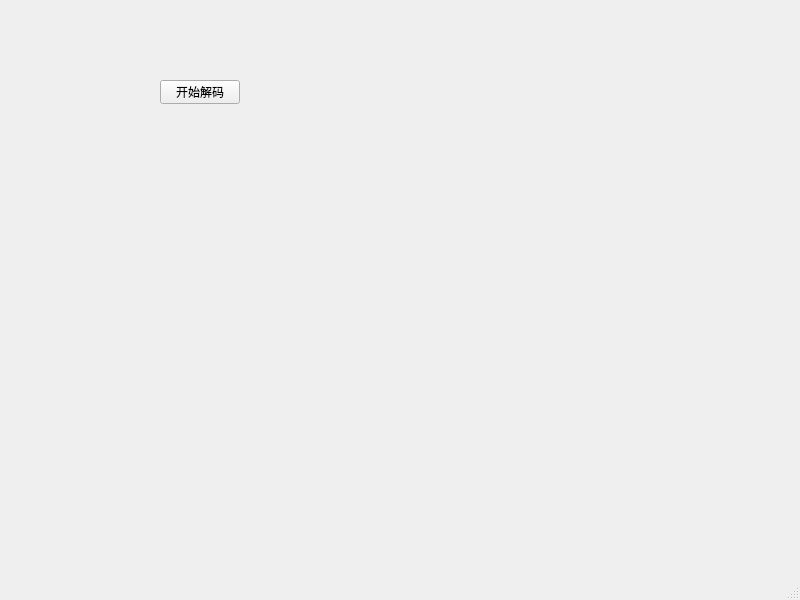
<?xml version="1.0" encoding="UTF-8"?>
<ui version="4.0">
 <class>MainWindow</class>
 <widget class="QMainWindow" name="MainWindow">
  <property name="geometry">
   <rect>
    <x>0</x>
    <y>0</y>
    <width>800</width>
    <height>600</height>
   </rect>
  </property>
  <property name="windowTitle">
   <string>MainWindow</string>
  </property>
  <widget class="QWidget" name="centralwidget">
   <widget class="QPushButton" name="audioButton">
    <property name="geometry">
     <rect>
      <x>160</x>
      <y>80</y>
      <width>80</width>
      <height>24</height>
     </rect>
    </property>
    <property name="text">
     <string>开始解码</string>
    </property>
   </widget>
  </widget>
  <widget class="QMenuBar" name="menubar">
   <property name="geometry">
    <rect>
     <x>0</x>
     <y>0</y>
     <width>800</width>
     <height>24</height>
    </rect>
   </property>
  </widget>
  <widget class="QStatusBar" name="statusbar"/>
 </widget>
 <resources/>
 <connections/>
</ui>
